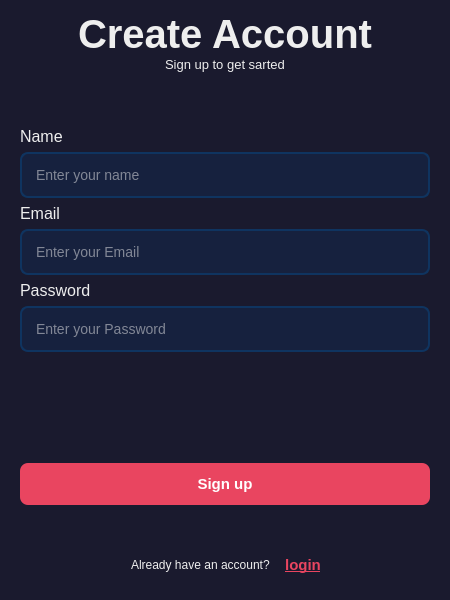
<?xml version="1.0" encoding="UTF-8"?>
<ui version="4.0">
 <class>Form</class>
 <widget class="QWidget" name="Form">
  <property name="windowModality">
   <enum>Qt::WindowModality::NonModal</enum>
  </property>
  <property name="geometry">
   <rect>
    <x>0</x>
    <y>0</y>
    <width>450</width>
    <height>600</height>
   </rect>
  </property>
  <property name="minimumSize">
   <size>
    <width>450</width>
    <height>600</height>
   </size>
  </property>
  <property name="maximumSize">
   <size>
    <width>450</width>
    <height>600</height>
   </size>
  </property>
  <property name="windowTitle">
   <string>Form</string>
  </property>
  <property name="styleSheet">
   <string notr="true">QWidget {
                background-color: #1a1a2e;
                color: #eee;
                font-family: 'Segoe UI', Arial, sans-serif;
            }
            QLineEdit {
                background-color: #16213e;
                border: 2px solid #0f3460;
                border-radius: 8px;
                padding: 12px;
                color: #eee;
                font-size: 14px;
            }
            QLineEdit:focus {
                border: 2px solid #e94560;
            }
 	    QPushButton{
                background-color: #e94560;
                color: white;
                border: none;
                border-radius: 8px;
                padding: 12px;
                font-size: 15px;
                font-weight: bold;
            }
            QPushButton:hover {
                background-color: #d63447;
            }
            QPushButton:pressed {
                background-color: #c52a3a;
            }
            QPushButton:disabled {
                background-color: #555;
                color: #888;
            }
	    QPushButton#sign_up_switchBtn,
		QPushButton#login_switchBtn {
    	background-color: transparent;
    	color: #e94560;
    	text-decoration: underline;
    	padding: 5px;
}
QPushButton#sign_up_switchBtn:hover,

QPushButton#verify_back:hove,
QPushButton#login_switchBtn:hover {
    color: #d63447;
}
</string>
  </property>
  <layout class="QGridLayout" name="gridLayout">
   <item row="0" column="0">
    <widget class="QStackedWidget" name="stackedWidget">
     <property name="currentIndex">
      <number>0</number>
     </property>
     <widget class="QWidget" name="sign_up_page">
      <layout class="QVBoxLayout" name="verticalLayout_3" stretch="1,3,0,0,1">
       <property name="topMargin">
        <number>0</number>
       </property>
       <property name="bottomMargin">
        <number>10</number>
       </property>
       <item>
        <layout class="QVBoxLayout" name="verticalLayout_2">
         <property name="spacing">
          <number>0</number>
         </property>
         <property name="bottomMargin">
          <number>0</number>
         </property>
         <item alignment="Qt::AlignmentFlag::AlignHCenter">
          <widget class="QLabel" name="label">
           <property name="font">
            <font>
             <family>Segoe UI</family>
             <pointsize>30</pointsize>
             <bold>true</bold>
            </font>
           </property>
           <property name="text">
            <string>Create Account</string>
           </property>
          </widget>
         </item>
         <item alignment="Qt::AlignmentFlag::AlignHCenter">
          <widget class="QLabel" name="label_2">
           <property name="font">
            <font>
             <family>Segoe UI</family>
             <pointsize>10</pointsize>
            </font>
           </property>
           <property name="text">
            <string>Sign up to get sarted</string>
           </property>
          </widget>
         </item>
         <item>
          <spacer name="verticalSpacer">
           <property name="orientation">
            <enum>Qt::Orientation::Vertical</enum>
           </property>
           <property name="sizeHint" stdset="0">
            <size>
             <width>20</width>
             <height>40</height>
            </size>
           </property>
          </spacer>
         </item>
        </layout>
       </item>
       <item>
        <layout class="QVBoxLayout" name="verticalLayout">
         <property name="bottomMargin">
          <number>10</number>
         </property>
         <item>
          <widget class="QLabel" name="label_3">
           <property name="font">
            <font>
             <family>Segoe UI</family>
             <pointsize>12</pointsize>
             <bold>false</bold>
            </font>
           </property>
           <property name="text">
            <string>Name</string>
           </property>
          </widget>
         </item>
         <item>
          <widget class="QLineEdit" name="sign_up_name_line">
           <property name="text">
            <string/>
           </property>
           <property name="placeholderText">
            <string>Enter your name</string>
           </property>
          </widget>
         </item>
         <item>
          <widget class="QLabel" name="label_4">
           <property name="font">
            <font>
             <family>Segoe UI</family>
             <pointsize>12</pointsize>
             <bold>false</bold>
            </font>
           </property>
           <property name="text">
            <string>Email</string>
           </property>
          </widget>
         </item>
         <item>
          <widget class="QLineEdit" name="sign_up_email_line">
           <property name="text">
            <string/>
           </property>
           <property name="placeholderText">
            <string>Enter your Email</string>
           </property>
          </widget>
         </item>
         <item>
          <widget class="QLabel" name="label_5">
           <property name="font">
            <font>
             <family>Segoe UI</family>
             <pointsize>12</pointsize>
             <bold>false</bold>
            </font>
           </property>
           <property name="text">
            <string>Password</string>
           </property>
          </widget>
         </item>
         <item>
          <widget class="QLineEdit" name="sign_up_password_line">
           <property name="text">
            <string/>
           </property>
           <property name="echoMode">
            <enum>QLineEdit::EchoMode::Password</enum>
           </property>
           <property name="placeholderText">
            <string>Enter your Password</string>
           </property>
          </widget>
         </item>
         <item>
          <spacer name="verticalSpacer_3">
           <property name="orientation">
            <enum>Qt::Orientation::Vertical</enum>
           </property>
           <property name="sizeHint" stdset="0">
            <size>
             <width>20</width>
             <height>40</height>
            </size>
           </property>
          </spacer>
         </item>
        </layout>
       </item>
       <item>
        <widget class="QPushButton" name="sign_up_button">
         <property name="text">
          <string>Sign up</string>
         </property>
        </widget>
       </item>
       <item>
        <spacer name="verticalSpacer_6">
         <property name="orientation">
          <enum>Qt::Orientation::Vertical</enum>
         </property>
         <property name="sizeHint" stdset="0">
          <size>
           <width>20</width>
           <height>40</height>
          </size>
         </property>
        </spacer>
       </item>
       <item>
        <layout class="QHBoxLayout" name="horizontalLayout">
         <property name="spacing">
          <number>10</number>
         </property>
         <property name="leftMargin">
          <number>100</number>
         </property>
         <item alignment="Qt::AlignmentFlag::AlignRight">
          <widget class="QLabel" name="label_6">
           <property name="text">
            <string>Already have an account?</string>
           </property>
          </widget>
         </item>
         <item alignment="Qt::AlignmentFlag::AlignLeft">
          <widget class="QPushButton" name="login_switchBtn">
           <property name="text">
            <string>login</string>
           </property>
          </widget>
         </item>
        </layout>
       </item>
      </layout>
     </widget>
     <widget class="QWidget" name="login_page">
      <layout class="QVBoxLayout" name="verticalLayout_6">
       <property name="topMargin">
        <number>0</number>
       </property>
       <property name="bottomMargin">
        <number>10</number>
       </property>
       <item>
        <layout class="QVBoxLayout" name="verticalLayout_5">
         <item alignment="Qt::AlignmentFlag::AlignHCenter">
          <widget class="QLabel" name="label_10">
           <property name="font">
            <font>
             <family>Segoe UI</family>
             <pointsize>30</pointsize>
             <bold>true</bold>
            </font>
           </property>
           <property name="text">
            <string>Welcome Back</string>
           </property>
          </widget>
         </item>
         <item alignment="Qt::AlignmentFlag::AlignHCenter|Qt::AlignmentFlag::AlignTop">
          <widget class="QLabel" name="label_11">
           <property name="font">
            <font>
             <family>Segoe UI</family>
             <pointsize>10</pointsize>
            </font>
           </property>
           <property name="text">
            <string>Login Your account</string>
           </property>
          </widget>
         </item>
         <item>
          <spacer name="verticalSpacer_5">
           <property name="orientation">
            <enum>Qt::Orientation::Vertical</enum>
           </property>
           <property name="sizeHint" stdset="0">
            <size>
             <width>20</width>
             <height>40</height>
            </size>
           </property>
          </spacer>
         </item>
        </layout>
       </item>
       <item>
        <layout class="QVBoxLayout" name="verticalLayout_4">
         <item>
          <widget class="QLabel" name="label_8">
           <property name="font">
            <font>
             <family>Segoe UI</family>
             <pointsize>12</pointsize>
            </font>
           </property>
           <property name="text">
            <string>Email</string>
           </property>
          </widget>
         </item>
         <item>
          <widget class="QLineEdit" name="login_email">
           <property name="text">
            <string/>
           </property>
           <property name="placeholderText">
            <string>Enter your Email</string>
           </property>
          </widget>
         </item>
         <item>
          <widget class="QLabel" name="label_7">
           <property name="font">
            <font>
             <family>Segoe UI</family>
             <pointsize>12</pointsize>
            </font>
           </property>
           <property name="text">
            <string>Password</string>
           </property>
          </widget>
         </item>
         <item>
          <widget class="QLineEdit" name="login_password">
           <property name="text">
            <string/>
           </property>
           <property name="placeholderText">
            <string>Enter your Password</string>
           </property>
          </widget>
         </item>
         <item>
          <spacer name="verticalSpacer_2">
           <property name="orientation">
            <enum>Qt::Orientation::Vertical</enum>
           </property>
           <property name="sizeHint" stdset="0">
            <size>
             <width>20</width>
             <height>40</height>
            </size>
           </property>
          </spacer>
         </item>
        </layout>
       </item>
       <item>
        <widget class="QPushButton" name="login_button">
         <property name="text">
          <string>Login</string>
         </property>
        </widget>
       </item>
       <item>
        <layout class="QHBoxLayout" name="horizontalLayout_2">
         <property name="spacing">
          <number>10</number>
         </property>
         <property name="leftMargin">
          <number>100</number>
         </property>
         <item alignment="Qt::AlignmentFlag::AlignRight">
          <widget class="QLabel" name="label_9">
           <property name="text">
            <string>Don't have an account?</string>
           </property>
          </widget>
         </item>
         <item alignment="Qt::AlignmentFlag::AlignLeft">
          <widget class="QPushButton" name="sign_up_switchBtn">
           <property name="text">
            <string>Sign up</string>
           </property>
          </widget>
         </item>
        </layout>
       </item>
       <item>
        <spacer name="verticalSpacer_4">
         <property name="orientation">
          <enum>Qt::Orientation::Vertical</enum>
         </property>
         <property name="sizeHint" stdset="0">
          <size>
           <width>20</width>
           <height>40</height>
          </size>
         </property>
        </spacer>
       </item>
      </layout>
     </widget>
     <widget class="QWidget" name="verify_page">
      <layout class="QVBoxLayout" name="verticalLayout_7">
       <item>
        <widget class="QLabel" name="label_12">
         <property name="font">
          <font>
           <family>Segoe UI</family>
           <pointsize>15</pointsize>
          </font>
         </property>
         <property name="text">
          <string>We have send a code to:-</string>
         </property>
        </widget>
       </item>
       <item>
        <widget class="QLabel" name="verify_email_label">
         <property name="font">
          <font>
           <family>Segoe UI</family>
           <pointsize>13</pointsize>
          </font>
         </property>
         <property name="frameShape">
          <enum>QFrame::Shape::NoFrame</enum>
         </property>
         <property name="text">
          <string/>
         </property>
         <property name="textFormat">
          <enum>Qt::TextFormat::AutoText</enum>
         </property>
        </widget>
       </item>
       <item>
        <spacer name="verticalSpacer_7">
         <property name="orientation">
          <enum>Qt::Orientation::Vertical</enum>
         </property>
         <property name="sizeHint" stdset="0">
          <size>
           <width>20</width>
           <height>40</height>
          </size>
         </property>
        </spacer>
       </item>
       <item>
        <layout class="QHBoxLayout" name="horizontalLayout_3" stretch="4,1">
         <item>
          <widget class="QLineEdit" name="verify_code_line">
           <property name="echoMode">
            <enum>QLineEdit::EchoMode::Password</enum>
           </property>
           <property name="placeholderText">
            <string>Enter the code here</string>
           </property>
          </widget>
         </item>
         <item>
          <widget class="QPushButton" name="verify_resend">
           <property name="styleSheet">
            <string notr="true"/>
           </property>
           <property name="text">
            <string>Resend</string>
           </property>
          </widget>
         </item>
        </layout>
       </item>
       <item>
        <spacer name="verticalSpacer_9">
         <property name="orientation">
          <enum>Qt::Orientation::Vertical</enum>
         </property>
         <property name="sizeType">
          <enum>QSizePolicy::Policy::Fixed</enum>
         </property>
         <property name="sizeHint" stdset="0">
          <size>
           <width>20</width>
           <height>5</height>
          </size>
         </property>
        </spacer>
       </item>
       <item>
        <widget class="QPushButton" name="verify_button">
         <property name="text">
          <string>verify</string>
         </property>
        </widget>
       </item>
       <item>
        <spacer name="verticalSpacer_8">
         <property name="orientation">
          <enum>Qt::Orientation::Vertical</enum>
         </property>
         <property name="sizeHint" stdset="0">
          <size>
           <width>20</width>
           <height>40</height>
          </size>
         </property>
        </spacer>
       </item>
       <item>
        <widget class="QPushButton" name="verify_back">
         <property name="styleSheet">
          <string notr="true"/>
         </property>
         <property name="text">
          <string>back</string>
         </property>
        </widget>
       </item>
      </layout>
     </widget>
    </widget>
   </item>
  </layout>
 </widget>
 <resources/>
 <connections/>
</ui>
